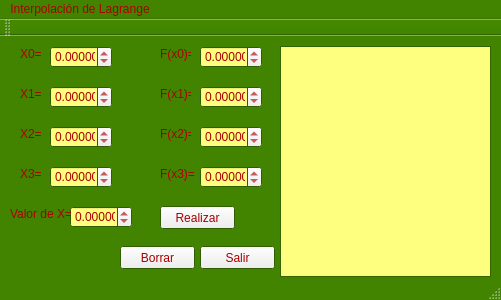
<?xml version="1.0" encoding="UTF-8"?>
<ui version="4.0">
 <class>MainWindow</class>
 <widget class="QMainWindow" name="MainWindow">
  <property name="geometry">
   <rect>
    <x>0</x>
    <y>0</y>
    <width>501</width>
    <height>300</height>
   </rect>
  </property>
  <property name="palette">
   <palette>
    <active>
     <colorrole role="WindowText">
      <brush brushstyle="SolidPattern">
       <color alpha="255">
        <red>170</red>
        <green>0</green>
        <blue>0</blue>
       </color>
      </brush>
     </colorrole>
     <colorrole role="Text">
      <brush brushstyle="SolidPattern">
       <color alpha="255">
        <red>170</red>
        <green>0</green>
        <blue>0</blue>
       </color>
      </brush>
     </colorrole>
     <colorrole role="BrightText">
      <brush brushstyle="SolidPattern">
       <color alpha="255">
        <red>171</red>
        <green>171</green>
        <blue>171</blue>
       </color>
      </brush>
     </colorrole>
     <colorrole role="ButtonText">
      <brush brushstyle="SolidPattern">
       <color alpha="255">
        <red>170</red>
        <green>0</green>
        <blue>0</blue>
       </color>
      </brush>
     </colorrole>
     <colorrole role="Base">
      <brush brushstyle="SolidPattern">
       <color alpha="255">
        <red>255</red>
        <green>255</green>
        <blue>127</blue>
       </color>
      </brush>
     </colorrole>
     <colorrole role="Window">
      <brush brushstyle="SolidPattern">
       <color alpha="255">
        <red>66</red>
        <green>132</green>
        <blue>0</blue>
       </color>
      </brush>
     </colorrole>
    </active>
    <inactive>
     <colorrole role="WindowText">
      <brush brushstyle="SolidPattern">
       <color alpha="255">
        <red>170</red>
        <green>0</green>
        <blue>0</blue>
       </color>
      </brush>
     </colorrole>
     <colorrole role="Text">
      <brush brushstyle="SolidPattern">
       <color alpha="255">
        <red>170</red>
        <green>0</green>
        <blue>0</blue>
       </color>
      </brush>
     </colorrole>
     <colorrole role="BrightText">
      <brush brushstyle="SolidPattern">
       <color alpha="255">
        <red>171</red>
        <green>171</green>
        <blue>171</blue>
       </color>
      </brush>
     </colorrole>
     <colorrole role="ButtonText">
      <brush brushstyle="SolidPattern">
       <color alpha="255">
        <red>170</red>
        <green>0</green>
        <blue>0</blue>
       </color>
      </brush>
     </colorrole>
     <colorrole role="Base">
      <brush brushstyle="SolidPattern">
       <color alpha="255">
        <red>255</red>
        <green>255</green>
        <blue>127</blue>
       </color>
      </brush>
     </colorrole>
     <colorrole role="Window">
      <brush brushstyle="SolidPattern">
       <color alpha="255">
        <red>66</red>
        <green>132</green>
        <blue>0</blue>
       </color>
      </brush>
     </colorrole>
    </inactive>
    <disabled>
     <colorrole role="WindowText">
      <brush brushstyle="SolidPattern">
       <color alpha="255">
        <red>120</red>
        <green>120</green>
        <blue>120</blue>
       </color>
      </brush>
     </colorrole>
     <colorrole role="Text">
      <brush brushstyle="SolidPattern">
       <color alpha="255">
        <red>120</red>
        <green>120</green>
        <blue>120</blue>
       </color>
      </brush>
     </colorrole>
     <colorrole role="BrightText">
      <brush brushstyle="SolidPattern">
       <color alpha="255">
        <red>171</red>
        <green>171</green>
        <blue>171</blue>
       </color>
      </brush>
     </colorrole>
     <colorrole role="ButtonText">
      <brush brushstyle="SolidPattern">
       <color alpha="255">
        <red>120</red>
        <green>120</green>
        <blue>120</blue>
       </color>
      </brush>
     </colorrole>
     <colorrole role="Base">
      <brush brushstyle="SolidPattern">
       <color alpha="255">
        <red>66</red>
        <green>132</green>
        <blue>0</blue>
       </color>
      </brush>
     </colorrole>
     <colorrole role="Window">
      <brush brushstyle="SolidPattern">
       <color alpha="255">
        <red>66</red>
        <green>132</green>
        <blue>0</blue>
       </color>
      </brush>
     </colorrole>
    </disabled>
   </palette>
  </property>
  <property name="windowTitle">
   <string>MainWindow</string>
  </property>
  <widget class="QWidget" name="centralWidget">
   <widget class="QDoubleSpinBox" name="doubleSpinBox">
    <property name="geometry">
     <rect>
      <x>50</x>
      <y>10</y>
      <width>62</width>
      <height>22</height>
     </rect>
    </property>
    <property name="decimals">
     <number>5</number>
    </property>
    <property name="minimum">
     <double>-99.989999999999995</double>
    </property>
   </widget>
   <widget class="QDoubleSpinBox" name="doubleSpinBox_2">
    <property name="geometry">
     <rect>
      <x>200</x>
      <y>10</y>
      <width>62</width>
      <height>22</height>
     </rect>
    </property>
    <property name="decimals">
     <number>5</number>
    </property>
    <property name="minimum">
     <double>-99.989999999999995</double>
    </property>
   </widget>
   <widget class="QTextEdit" name="textEdit">
    <property name="geometry">
     <rect>
      <x>280</x>
      <y>10</y>
      <width>211</width>
      <height>231</height>
     </rect>
    </property>
   </widget>
   <widget class="QLabel" name="label">
    <property name="geometry">
     <rect>
      <x>20</x>
      <y>10</y>
      <width>21</width>
      <height>16</height>
     </rect>
    </property>
    <property name="text">
     <string>X0=</string>
    </property>
   </widget>
   <widget class="QLabel" name="label_2">
    <property name="geometry">
     <rect>
      <x>160</x>
      <y>10</y>
      <width>31</width>
      <height>16</height>
     </rect>
    </property>
    <property name="text">
     <string>F(x0)=</string>
    </property>
   </widget>
   <widget class="QLabel" name="label_3">
    <property name="geometry">
     <rect>
      <x>20</x>
      <y>50</y>
      <width>21</width>
      <height>16</height>
     </rect>
    </property>
    <property name="text">
     <string>X1=</string>
    </property>
   </widget>
   <widget class="QDoubleSpinBox" name="doubleSpinBox_3">
    <property name="geometry">
     <rect>
      <x>50</x>
      <y>50</y>
      <width>62</width>
      <height>22</height>
     </rect>
    </property>
    <property name="decimals">
     <number>5</number>
    </property>
    <property name="minimum">
     <double>-99.989999999999995</double>
    </property>
   </widget>
   <widget class="QLabel" name="label_4">
    <property name="geometry">
     <rect>
      <x>160</x>
      <y>50</y>
      <width>31</width>
      <height>16</height>
     </rect>
    </property>
    <property name="text">
     <string>F(x1)=</string>
    </property>
   </widget>
   <widget class="QDoubleSpinBox" name="doubleSpinBox_4">
    <property name="geometry">
     <rect>
      <x>200</x>
      <y>50</y>
      <width>62</width>
      <height>22</height>
     </rect>
    </property>
    <property name="decimals">
     <number>5</number>
    </property>
    <property name="minimum">
     <double>-99.989999999999995</double>
    </property>
   </widget>
   <widget class="QLabel" name="label_5">
    <property name="geometry">
     <rect>
      <x>20</x>
      <y>90</y>
      <width>21</width>
      <height>16</height>
     </rect>
    </property>
    <property name="text">
     <string>X2=</string>
    </property>
   </widget>
   <widget class="QDoubleSpinBox" name="doubleSpinBox_5">
    <property name="geometry">
     <rect>
      <x>50</x>
      <y>90</y>
      <width>62</width>
      <height>22</height>
     </rect>
    </property>
    <property name="decimals">
     <number>5</number>
    </property>
    <property name="minimum">
     <double>-99.989999999999995</double>
    </property>
   </widget>
   <widget class="QLabel" name="label_6">
    <property name="geometry">
     <rect>
      <x>160</x>
      <y>90</y>
      <width>31</width>
      <height>16</height>
     </rect>
    </property>
    <property name="text">
     <string>F(x2)=</string>
    </property>
   </widget>
   <widget class="QDoubleSpinBox" name="doubleSpinBox_6">
    <property name="geometry">
     <rect>
      <x>200</x>
      <y>90</y>
      <width>62</width>
      <height>22</height>
     </rect>
    </property>
    <property name="decimals">
     <number>5</number>
    </property>
    <property name="minimum">
     <double>-99.989999999999995</double>
    </property>
   </widget>
   <widget class="QLabel" name="label_7">
    <property name="geometry">
     <rect>
      <x>20</x>
      <y>130</y>
      <width>21</width>
      <height>16</height>
     </rect>
    </property>
    <property name="text">
     <string>X3=</string>
    </property>
   </widget>
   <widget class="QDoubleSpinBox" name="doubleSpinBox_7">
    <property name="geometry">
     <rect>
      <x>50</x>
      <y>130</y>
      <width>62</width>
      <height>22</height>
     </rect>
    </property>
    <property name="decimals">
     <number>5</number>
    </property>
    <property name="minimum">
     <double>-99.989999999999995</double>
    </property>
   </widget>
   <widget class="QLabel" name="label_8">
    <property name="geometry">
     <rect>
      <x>160</x>
      <y>130</y>
      <width>41</width>
      <height>16</height>
     </rect>
    </property>
    <property name="text">
     <string>F(x3)=</string>
    </property>
   </widget>
   <widget class="QDoubleSpinBox" name="doubleSpinBox_8">
    <property name="geometry">
     <rect>
      <x>200</x>
      <y>130</y>
      <width>62</width>
      <height>22</height>
     </rect>
    </property>
    <property name="decimals">
     <number>5</number>
    </property>
    <property name="minimum">
     <double>-99.989999999999995</double>
    </property>
   </widget>
   <widget class="QPushButton" name="Borrar">
    <property name="geometry">
     <rect>
      <x>120</x>
      <y>210</y>
      <width>75</width>
      <height>23</height>
     </rect>
    </property>
    <property name="text">
     <string>Borrar</string>
    </property>
   </widget>
   <widget class="QPushButton" name="Salir">
    <property name="geometry">
     <rect>
      <x>200</x>
      <y>210</y>
      <width>75</width>
      <height>23</height>
     </rect>
    </property>
    <property name="text">
     <string>Salir</string>
    </property>
   </widget>
   <widget class="QPushButton" name="Procesar">
    <property name="geometry">
     <rect>
      <x>160</x>
      <y>170</y>
      <width>75</width>
      <height>23</height>
     </rect>
    </property>
    <property name="text">
     <string>Realizar</string>
    </property>
   </widget>
   <widget class="QDoubleSpinBox" name="doubleSpinBox_9">
    <property name="geometry">
     <rect>
      <x>70</x>
      <y>170</y>
      <width>62</width>
      <height>22</height>
     </rect>
    </property>
    <property name="decimals">
     <number>5</number>
    </property>
    <property name="minimum">
     <double>-99.989999999999995</double>
    </property>
   </widget>
   <widget class="QLabel" name="label_9">
    <property name="geometry">
     <rect>
      <x>10</x>
      <y>170</y>
      <width>61</width>
      <height>16</height>
     </rect>
    </property>
    <property name="text">
     <string>Valor de X=</string>
    </property>
   </widget>
  </widget>
  <widget class="QMenuBar" name="menuBar">
   <property name="geometry">
    <rect>
     <x>0</x>
     <y>0</y>
     <width>501</width>
     <height>21</height>
    </rect>
   </property>
   <widget class="QMenu" name="menuInterpolaci_n_de_Lagrange">
    <property name="title">
     <string>Interpolación de Lagrange</string>
    </property>
   </widget>
   <addaction name="menuInterpolaci_n_de_Lagrange"/>
  </widget>
  <widget class="QToolBar" name="mainToolBar">
   <attribute name="toolBarArea">
    <enum>TopToolBarArea</enum>
   </attribute>
   <attribute name="toolBarBreak">
    <bool>false</bool>
   </attribute>
  </widget>
  <widget class="QStatusBar" name="statusBar"/>
 </widget>
 <layoutdefault spacing="6" margin="11"/>
 <resources/>
 <connections/>
</ui>
